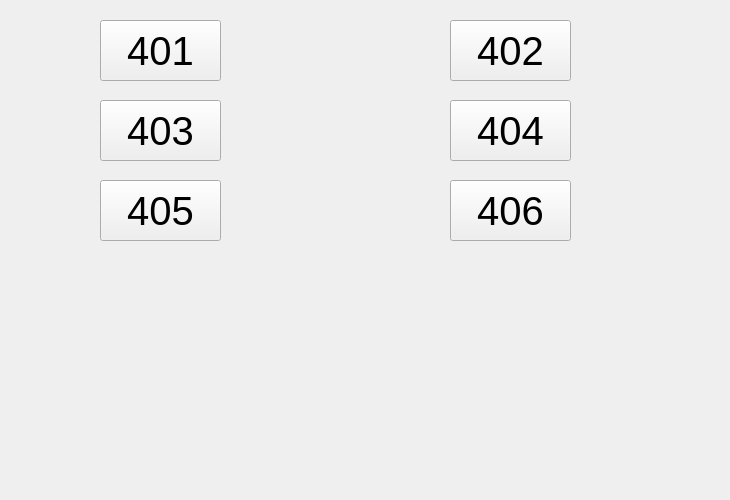
     <widget class="QWidget" name="haohuataofang_2">
      <attribute name="title">
       <string>豪华套房</string>
      </attribute>
      <widget class="QPushButton" name="hht_11">
       <property name="geometry">
        <rect>
         <x>100</x>
         <y>20</y>
         <width>121</width>
         <height>61</height>
        </rect>
       </property>
       <property name="font">
        <font>
         <pointsize>30</pointsize>
        </font>
       </property>
       <property name="text">
        <string>401</string>
       </property>
      </widget>
      <widget class="QPushButton" name="hht_12">
       <property name="geometry">
        <rect>
         <x>450</x>
         <y>20</y>
         <width>121</width>
         <height>61</height>
        </rect>
       </property>
       <property name="font">
        <font>
         <pointsize>30</pointsize>
        </font>
       </property>
       <property name="text">
        <string>402</string>
       </property>
      </widget>
      <widget class="QPushButton" name="hht_13">
       <property name="geometry">
        <rect>
         <x>100</x>
         <y>100</y>
         <width>121</width>
         <height>61</height>
        </rect>
       </property>
       <property name="font">
        <font>
         <pointsize>30</pointsize>
        </font>
       </property>
       <property name="text">
        <string>403</string>
       </property>
      </widget>
      <widget class="QPushButton" name="hht_14">
       <property name="geometry">
        <rect>
         <x>450</x>
         <y>100</y>
         <width>121</width>
         <height>61</height>
        </rect>
       </property>
       <property name="font">
        <font>
         <pointsize>30</pointsize>
        </font>
       </property>
       <property name="text">
        <string>404</string>
       </property>
      </widget>
      <widget class="QPushButton" name="hht_15">
       <property name="geometry">
        <rect>
         <x>100</x>
         <y>180</y>
         <width>121</width>
         <height>61</height>
        </rect>
       </property>
       <property name="font">
        <font>
         <pointsize>30</pointsize>
        </font>
       </property>
       <property name="text">
        <string>405</string>
       </property>
      </widget>
      <widget class="QPushButton" name="hht_16">
       <property name="geometry">
        <rect>
         <x>450</x>
         <y>180</y>
         <width>121</width>
         <height>61</height>
        </rect>
       </property>
       <property name="font">
        <font>
         <pointsize>30</pointsize>
        </font>
       </property>
       <property name="text">
        <string>406</string>
       </property>
      </widget>
      <widget class="QLabel" name="label_8">
       <property name="geometry">
        <rect>
         <x>0</x>
         <y>0</y>
         <width>721</width>
         <height>491</height>
        </rect>
       </property>
       <property name="styleSheet">
        <string notr="true">border-image: url(:/picture/1.jpg);</string>
       </property>
       <property name="text">
        <string/>
       </property>
      </widget>
      <zorder>label_8</zorder>
      <zorder>hht_11</zorder>
      <zorder>hht_12</zorder>
      <zorder>hht_13</zorder>
      <zorder>hht_14</zorder>
      <zorder>hht_15</zorder>
      <zorder>hht_16</zorder>
     </widget>
